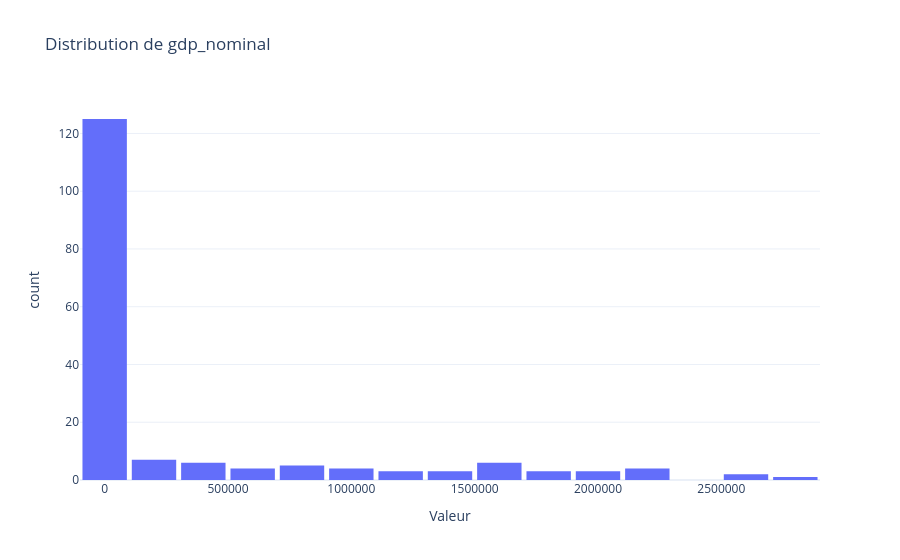
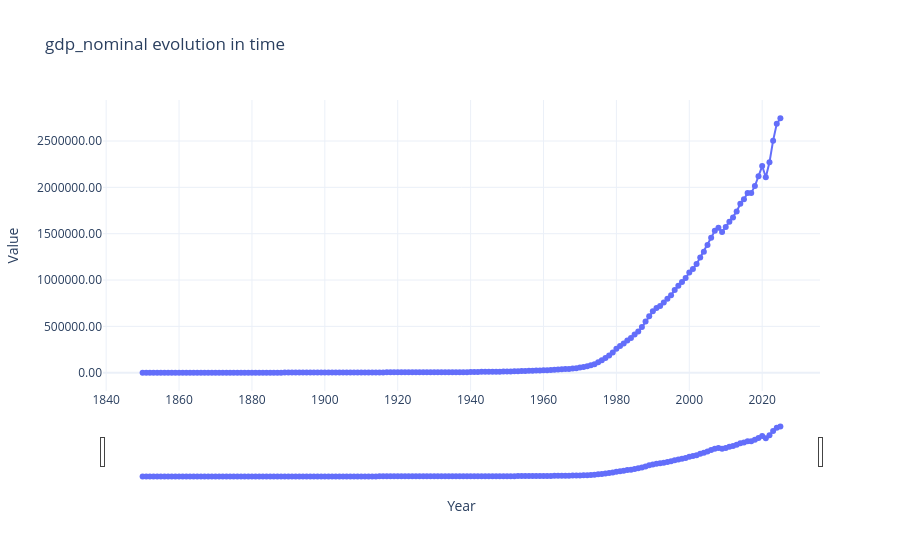
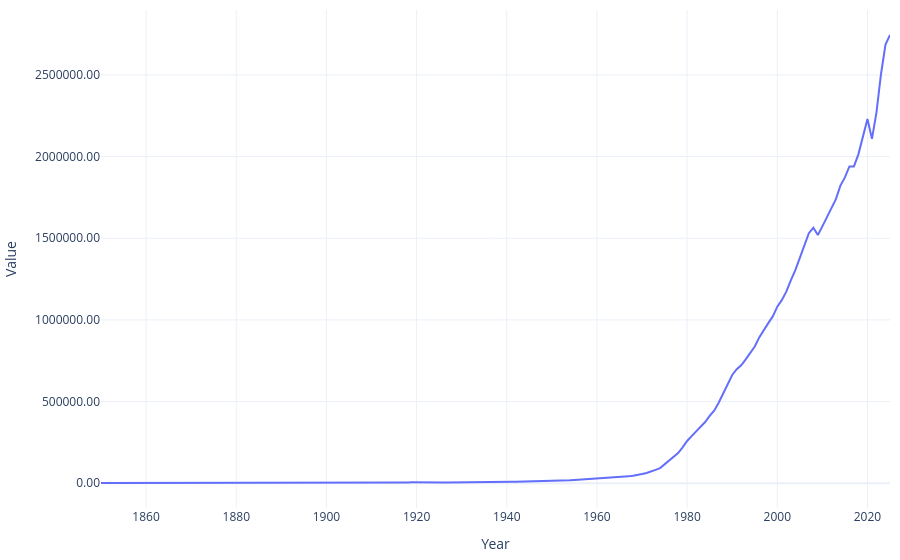

Notebook code cell kept with these figures, in order:
### Markdown cell above
### Nominal GDP (en millions des livres)

### Code cell
print(f"{df["gdp_nominal"].describe()}\n")

histogram(df, 'gdp_nominal')

time_evo(df, 'gdp_nominal')

time_evo_clean(df, 'gdp_nominal')

### Figure 1 — Plotly figure (JSON) as saved in the notebook; plotly's stock layout.template omitted (floating-point values rounded to 4 significant figures; data arrays with more than 128 entries replaced by an {"elided": "..."} marker saying what was removed)
{"data": [{"bingroup": "x", "hovertemplate": "Valeur=%{x}<br>count=%{y}<extra></extra>", "legendgroup": "", "marker": {"color": "#636EFA", "pattern": {"shape": ""}}, "name": "", "nbinsx": 20, "orientation": "v", "showlegend": false, "type": "histogram", "x": {"elided": "177 float values"}, "xaxis": "x", "yaxis": "y"}], "layout": {"bargap": 0.1, "barmode": "relative", "legend": {"tracegroupgap": 0}, "title": {"text": "Distribution de gdp_nominal"}, "xaxis": {"anchor": "y", "domain": [0, 1], "tickformat": "d", "title": {"text": "Valeur"}}, "yaxis": {"anchor": "x", "domain": [0, 1], "title": {"text": "count"}}}}

### Figure 2 — Plotly figure (JSON) as saved in the notebook; plotly's stock layout.template omitted (floating-point values rounded to 4 significant figures; data arrays with more than 128 entries replaced by an {"elided": "..."} marker saying what was removed)
{"data": [{"hovertemplate": "Year=%{x}<br>Value=%{y}<extra></extra>", "legendgroup": "", "line": {"color": "#636efa", "dash": "solid"}, "marker": {"symbol": "circle"}, "mode": "lines+markers", "name": "", "orientation": "v", "showlegend": false, "type": "scatter", "x": {"elided": "177 float values"}, "xaxis": "x", "y": {"elided": "177 float values"}, "yaxis": "y"}], "layout": {"legend": {"tracegroupgap": 0}, "title": {"text": "gdp_nominal evolution in time"}, "xaxis": {"anchor": "y", "domain": [0, 1], "rangeslider": {"visible": true}, "tickformat": "d", "title": {"text": "Year"}}, "yaxis": {"anchor": "x", "domain": [0, 1], "tickformat": ".2f", "title": {"text": "Value"}}}}

### Figure 3 — Plotly figure (JSON) as saved in the notebook; plotly's stock layout.template omitted (floating-point values rounded to 4 significant figures; data arrays with more than 128 entries replaced by an {"elided": "..."} marker saying what was removed)
{"data": [{"hovertemplate": "variable=gdp_nominal<br>Year=%{x}<br>Value=%{y}<extra></extra>", "legendgroup": "gdp_nominal", "line": {"color": "#636efa", "dash": "solid"}, "marker": {"symbol": "circle"}, "mode": "lines", "name": "gdp_nominal", "orientation": "v", "showlegend": true, "type": "scatter", "x": {"elided": "177 float values"}, "xaxis": "x", "y": {"elided": "177 float values"}, "yaxis": "y"}], "layout": {"legend": {"title": {"text": "variable"}, "tracegroupgap": 0}, "margin": {"b": 10, "l": 10, "r": 10, "t": 10}, "showlegend": false, "xaxis": {"anchor": "y", "domain": [0, 1], "rangeslider": {"visible": false}, "tickformat": "d", "title": {"text": "Year"}}, "yaxis": {"anchor": "x", "domain": [0, 1], "tickformat": ".2f", "title": {"text": "Value"}}}}
